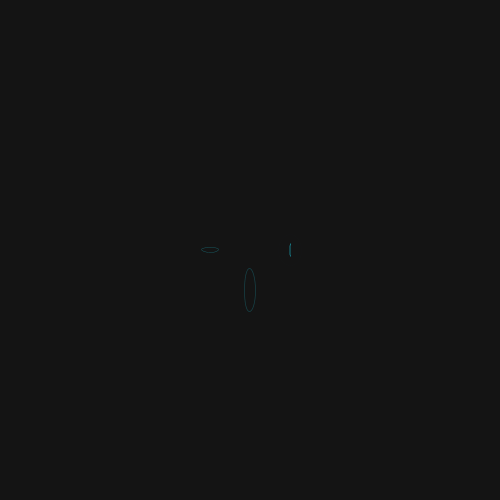
Frame 1 (no input)
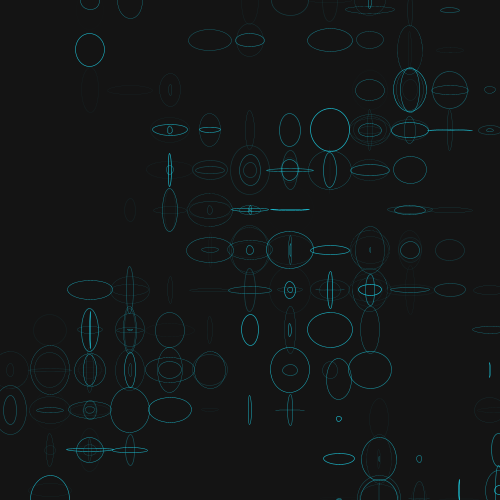
Frame 60 (the mouse pressed at the canvas centre just before this capture)
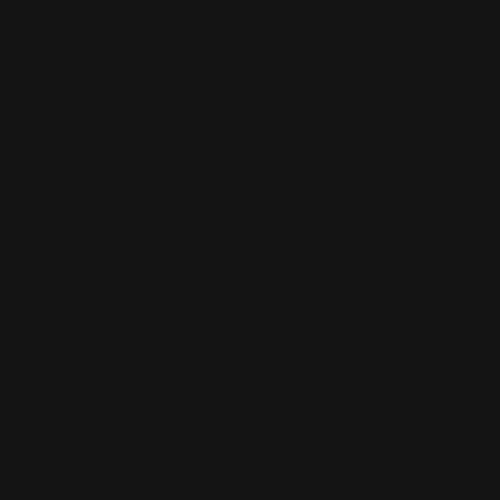
Frame 120 (the mouse held since frame 60 and released just before this capture)

The Processing sketch that drew these frames (run headless with seeded random() and noise(); from frame 60 on, the mouse is pressed at the canvas centre):

// Processing sketch: processing_122772
// ── processing_122772.pde

Walker w;
Walker y;
Walker z;
Walker d;



void setup() {
  size(500,500);
  // Create a walker object
  w = new Walker();
  y = new Walker();
  z = new Walker();
  d= new Walker();

  background(20);
    smooth();
  
}

void draw() {
 
  // Run the walker object
  frameRate(5);
  w.step();
  w.render();
  y.step();
  y.render(); 
   z.step();
  z.render(); 
   d.step();
  d.render(); 

if(mousePressed) {
  
  background(20);
}
}




class Walker {
  int x,y;

  Walker() {
    //initial position
   x = width/2;
    y = height/2;
  }

  void render() {
    
    stroke(28,210,232,random(255));
    
   
   
    strokeWeight(random(.7));
    fill(0,0,0,0);
   
 
 ellipse(x,y,random(50),random(50));
  }

  // Randomly move up, down, left, right, or stay in one place
 void step() {
    
    float r = random(2);
  
    if (r < 0.5) {    
      x=x+40;
    } else if (r < 1) {
      x=x-40;
    } else if (r < 1.5) {
      y=y+40;
    } else {
      y=y-40;
    }
  
    x = constrain(x,0,width-1);
    y = constrain(y,0,height-1);
    
    
    
   
    
    }
      
  }
